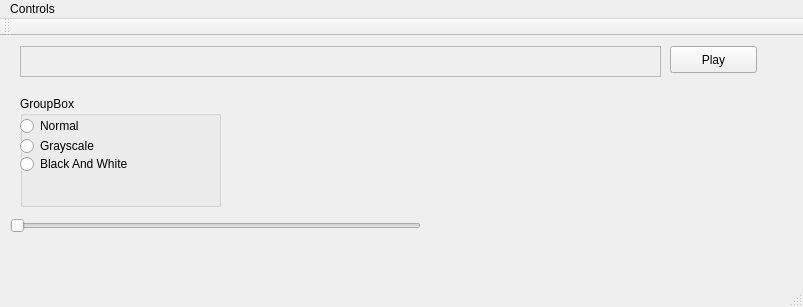
<?xml version="1.0" encoding="UTF-8"?>
<ui version="4.0">
 <class>MainWindow</class>
 <widget class="QMainWindow" name="MainWindow">
  <property name="geometry">
   <rect>
    <x>0</x>
    <y>0</y>
    <width>803</width>
    <height>307</height>
   </rect>
  </property>
  <property name="windowTitle">
   <string>MainWindow</string>
  </property>
  <widget class="QWidget" name="centralWidget">
   <widget class="QPushButton" name="pushButton">
    <property name="geometry">
     <rect>
      <x>670</x>
      <y>10</y>
      <width>87</width>
      <height>27</height>
     </rect>
    </property>
    <property name="text">
     <string>Play</string>
    </property>
   </widget>
   <widget class="QGroupBox" name="groupBox">
    <property name="geometry">
     <rect>
      <x>20</x>
      <y>60</y>
      <width>201</width>
      <height>111</height>
     </rect>
    </property>
    <property name="title">
     <string>GroupBox</string>
    </property>
    <widget class="QRadioButton" name="radioButton">
     <property name="geometry">
      <rect>
       <x>0</x>
       <y>40</y>
       <width>103</width>
       <height>20</height>
      </rect>
     </property>
     <property name="text">
      <string>Grayscale</string>
     </property>
    </widget>
    <widget class="QRadioButton" name="radioButton_2">
     <property name="geometry">
      <rect>
       <x>0</x>
       <y>60</y>
       <width>171</width>
       <height>16</height>
      </rect>
     </property>
     <property name="text">
      <string>Black And White</string>
     </property>
    </widget>
    <widget class="QRadioButton" name="rb_normal">
     <property name="geometry">
      <rect>
       <x>0</x>
       <y>20</y>
       <width>103</width>
       <height>20</height>
      </rect>
     </property>
     <property name="text">
      <string>Normal</string>
     </property>
    </widget>
   </widget>
   <widget class="QSlider" name="slider_bw">
    <property name="geometry">
     <rect>
      <x>10</x>
      <y>180</y>
      <width>411</width>
      <height>19</height>
     </rect>
    </property>
    <property name="maximum">
     <number>255</number>
    </property>
    <property name="orientation">
     <enum>Qt::Horizontal</enum>
    </property>
   </widget>
   <widget class="QTextEdit" name="filename">
    <property name="enabled">
     <bool>false</bool>
    </property>
    <property name="geometry">
     <rect>
      <x>20</x>
      <y>10</y>
      <width>641</width>
      <height>31</height>
     </rect>
    </property>
   </widget>
  </widget>
  <widget class="QMenuBar" name="menuBar">
   <property name="geometry">
    <rect>
     <x>0</x>
     <y>0</y>
     <width>803</width>
     <height>23</height>
    </rect>
   </property>
   <widget class="QMenu" name="menuControls">
    <property name="title">
     <string>Controls</string>
    </property>
    <addaction name="actionTest"/>
   </widget>
   <addaction name="menuControls"/>
  </widget>
  <widget class="QToolBar" name="mainToolBar">
   <attribute name="toolBarArea">
    <enum>TopToolBarArea</enum>
   </attribute>
   <attribute name="toolBarBreak">
    <bool>false</bool>
   </attribute>
  </widget>
  <widget class="QStatusBar" name="statusBar"/>
  <action name="actionTest">
   <property name="text">
    <string>Open Video</string>
   </property>
  </action>
 </widget>
 <layoutdefault spacing="6" margin="11"/>
 <resources/>
 <connections/>
</ui>
